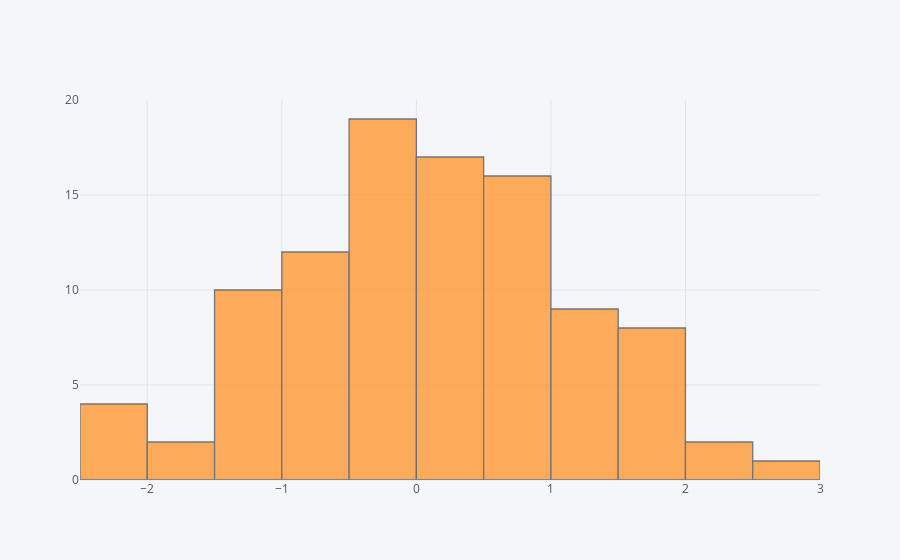

The code cell stored with this chart in its notebook:
### Code cell
df['A'].iplot(kind='hist',bins=25)

### Figure 1 — Plotly figure (JSON) as saved in the notebook; plotly's stock layout.template omitted (floating-point values rounded to 4 significant figures)
{"data": [{"histfunc": "count", "histnorm": "", "marker": {"color": "rgba(255, 153, 51, 1.0)", "line": {"color": "#4D5663", "width": 1.3}}, "name": "A", "nbinsx": 25, "opacity": 0.8, "orientation": "v", "type": "histogram", "x": [0.4639, 0.5704, -0.7962, 0.2691, 0.1929, 1.237, -0.1369, -2.102, 1.517, -0.9442, 0.5545, 1.609, 0.417, 0.4743, -0.296, -1.267, 1.282, 1.711, 1.914, -1.099, 0.8761, -1.725, 1.548, 1.176, 2.663, 2.027, -0.9549, 0.6873, 0.7889, -0.6036, -0.4582, -1.357, -0.4253, 1.584, -0.9765, 0.00412, -0.6088, 0.8774, -0.1491, 0.2016, 0.8198, 0.01098, 0.2517, 0.6102, 1.137, 1.054, 0.1445, 0.4052, -0.4421, 0.3218, -0.08698, -0.6767, -0.358, 2.156, 0.5878, -1.458, 1.421, -0.9102, 1.268, -0.2355, -1.848, -0.6093, 1.821, -1.128, 0.6385, 0.02913, 0.5005, -0.7209, -0.5648, 0.8941, -1.299, -0.1339, -2.126, 1.727, -0.01417, -0.304, -1.309, -0.4289, -1.064, 1.337, 0.6391, -0.4408, -2.075, -2.474, -1.297, 1.383, 0.6007, 0.5202, 0.8436, 0.4298, -0.3004, -0.3503, 0.4262, 0.4878, 0.1898, -0.4405, -0.1347, -0.6151, -0.3042, -1.391]}], "layout": {"barmode": "overlay", "legend": {"bgcolor": "#F5F6F9", "font": {"color": "#4D5663"}}, "paper_bgcolor": "#F5F6F9", "plot_bgcolor": "#F5F6F9", "titlefont": {"color": "#4D5663"}, "xaxis1": {"gridcolor": "#E1E5ED", "showgrid": true, "tickfont": {"color": "#4D5663"}, "title": "", "titlefont": {"color": "#4D5663"}, "zerolinecolor": "#E1E5ED"}, "yaxis1": {"gridcolor": "#E1E5ED", "showgrid": true, "tickfont": {"color": "#4D5663"}, "title": "", "titlefont": {"color": "#4D5663"}, "zerolinecolor": "#E1E5ED"}}}
